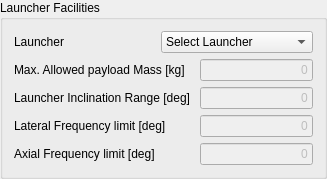
        <widget class="QGroupBox" name="LauncherGroupBox">
         <property name="maximumSize">
          <size>
           <width>370</width>
           <height>16777215</height>
          </size>
         </property>
         <property name="title">
          <string>Launcher Facilities</string>
         </property>
         <layout class="QGridLayout" name="gridLayout_9">
          <item row="0" column="0">
           <widget class="QLabel" name="label_114">
            <property name="sizePolicy">
             <sizepolicy hsizetype="Fixed" vsizetype="Fixed">
              <horstretch>0</horstretch>
              <verstretch>0</verstretch>
             </sizepolicy>
            </property>
            <property name="text">
             <string>Launcher</string>
            </property>
            <property name="indent">
             <number>0</number>
            </property>
           </widget>
          </item>
          <item row="0" column="1" colspan="2">
           <widget class="QComboBox" name="LauncherSelectionComboBox_2">
            <item>
             <property name="text">
              <string>Select Launcher</string>
             </property>
            </item>
            <item>
             <property name="text">
              <string>Ariane 5</string>
             </property>
            </item>
            <item>
             <property name="text">
              <string>Soyuz</string>
             </property>
            </item>
           </widget>
          </item>
          <item row="1" column="0" colspan="2">
           <widget class="QLabel" name="label_115">
            <property name="sizePolicy">
             <sizepolicy hsizetype="Fixed" vsizetype="Fixed">
              <horstretch>0</horstretch>
              <verstretch>0</verstretch>
             </sizepolicy>
            </property>
            <property name="text">
             <string>Max. Allowed payload Mass [kg]</string>
            </property>
            <property name="indent">
             <number>0</number>
            </property>
           </widget>
          </item>
          <item row="1" column="2">
           <widget class="QLineEdit" name="LauncherPayloadMassLineEdit_2">
            <property name="enabled">
             <bool>false</bool>
            </property>
            <property name="text">
             <string>0</string>
            </property>
            <property name="alignment">
             <set>Qt::AlignRight|Qt::AlignTrailing|Qt::AlignVCenter</set>
            </property>
           </widget>
          </item>
          <item row="2" column="0" colspan="2">
           <widget class="QLabel" name="label_116">
            <property name="sizePolicy">
             <sizepolicy hsizetype="Fixed" vsizetype="Fixed">
              <horstretch>0</horstretch>
              <verstretch>0</verstretch>
             </sizepolicy>
            </property>
            <property name="text">
             <string>Launcher Inclination Range [deg] </string>
            </property>
            <property name="indent">
             <number>0</number>
            </property>
           </widget>
          </item>
          <item row="2" column="2">
           <widget class="QLineEdit" name="LauncherInclinationLineEdit_2">
            <property name="enabled">
             <bool>false</bool>
            </property>
            <property name="text">
             <string>0</string>
            </property>
            <property name="alignment">
             <set>Qt::AlignRight|Qt::AlignTrailing|Qt::AlignVCenter</set>
            </property>
           </widget>
          </item>
          <item row="3" column="0" colspan="2">
           <widget class="QLabel" name="label_117">
            <property name="sizePolicy">
             <sizepolicy hsizetype="Fixed" vsizetype="Fixed">
              <horstretch>0</horstretch>
              <verstretch>0</verstretch>
             </sizepolicy>
            </property>
            <property name="text">
             <string>Lateral Frequency limit [deg]</string>
            </property>
            <property name="indent">
             <number>0</number>
            </property>
           </widget>
          </item>
          <item row="3" column="2">
           <widget class="QLineEdit" name="LauncherLateralFreqCapabilityLineEdit_2">
            <property name="enabled">
             <bool>false</bool>
            </property>
            <property name="text">
             <string>0</string>
            </property>
            <property name="alignment">
             <set>Qt::AlignRight|Qt::AlignTrailing|Qt::AlignVCenter</set>
            </property>
           </widget>
          </item>
          <item row="4" column="0">
           <widget class="QLabel" name="label_118">
            <property name="sizePolicy">
             <sizepolicy hsizetype="Fixed" vsizetype="Fixed">
              <horstretch>0</horstretch>
              <verstretch>0</verstretch>
             </sizepolicy>
            </property>
            <property name="text">
             <string>Axial Frequency limit [deg]</string>
            </property>
            <property name="indent">
             <number>0</number>
            </property>
           </widget>
          </item>
          <item row="4" column="2">
           <widget class="QLineEdit" name="LauncherAxialFreqCapabilityLineEdit_2">
            <property name="enabled">
             <bool>false</bool>
            </property>
            <property name="text">
             <string>0</string>
            </property>
            <property name="alignment">
             <set>Qt::AlignRight|Qt::AlignTrailing|Qt::AlignVCenter</set>
            </property>
           </widget>
          </item>
         </layout>
        </widget>
